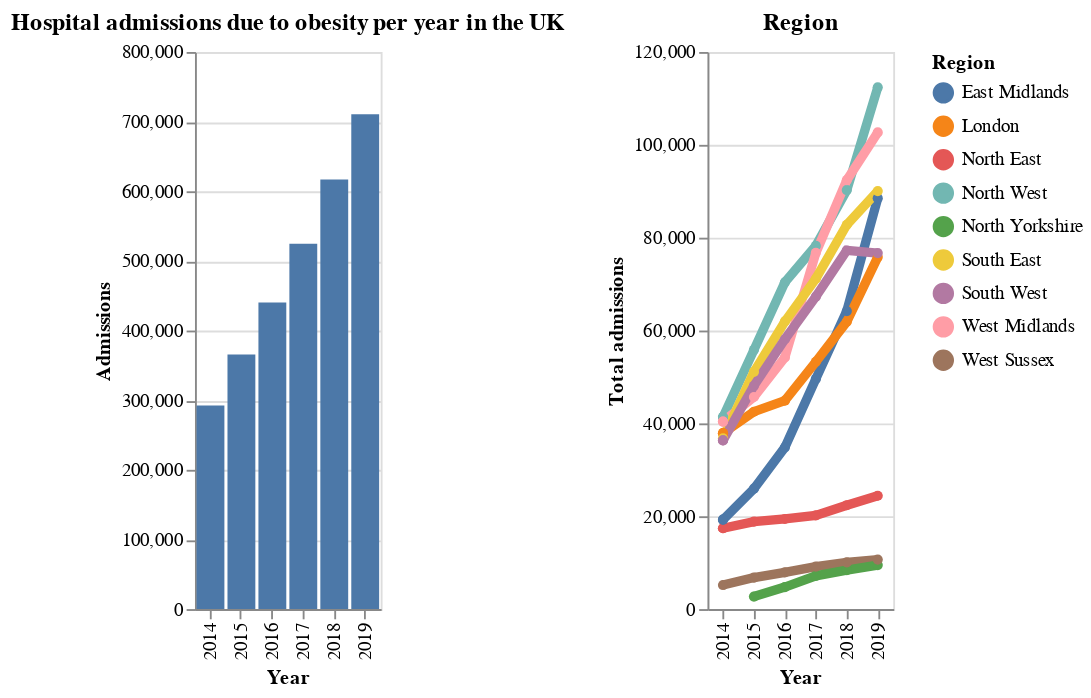

The notebook cell this image was saved under:
### Code cell
(df_england_plot | regional)

### Figure 1 — Vega-Lite specification as saved in the notebook (floating-point values rounded to 4 significant figures)
{"config": {"view": {"continuousWidth": 300, "continuousHeight": 300}}, "hconcat": [{"data": {"name": "data-5901024b95ab323b5ff9f8e1e6989df2"}, "mark": {"type": "bar"}, "encoding": {"tooltip": {"field": "admissions_total", "format": ",", "type": "quantitative"}, "x": {"field": "year", "title": "Year", "type": "ordinal"}, "y": {"field": "admissions_total", "title": "Admissions", "type": "quantitative"}}, "title": "Hospital admissions due to obesity per year in the UK", "width": 100}, {"data": {"name": "data-f8c4c19de6466fe452cf100206e9f062"}, "mark": {"type": "line", "point": true, "size": 5}, "encoding": {"color": {"field": "region", "title": "Region", "type": "nominal"}, "tooltip": [{"field": "region", "title": "Region", "type": "nominal"}, {"field": "admissions_total", "format": ",", "title": "Admissions", "type": "quantitative"}], "x": {"field": "year", "title": "Year", "type": "ordinal"}, "y": {"field": "admissions_total", "title": "Total admissions", "type": "quantitative"}}, "title": "Region", "width": 100}], "$schema": "https://vega.github.io/schema/vega-lite/v5.14.1.json", "datasets": {"data-5901024b95ab323b5ff9f8e1e6989df2": [{"region": "England", "admissions_total": 292404, "admissions_count_men": 99579, "admissions_count_women": 192795, "adm_per_100_000_all": 550.6, "adm_per_male": 381.0, "adm_per_female": 714.7, "year": 2014, "top_tier": true}, {"region": "England", "admissions_total": 365577, "admissions_count_men": 123423, "admissions_count_women": 242118, "adm_per_100_000_all": 678.7, "adm_per_male": 465.2, "adm_per_female": 885.8, "year": 2015, "top_tier": true}, {"region": "England", "admissions_total": 440288, "admissions_count_men": 149490, "admissions_count_women": 290747, "adm_per_100_000_all": 810.6, "adm_per_male": 558.4, "adm_per_female": 1056.0, "year": 2016, "top_tier": true}, {"region": "England", "admissions_total": 524725, "admissions_count_men": 175401, "admissions_count_women": 349279, "adm_per_100_000_all": 995.0, "adm_per_male": 710.0, "adm_per_female": 1281.0, "year": 2017, "top_tier": true}, {"region": "England", "admissions_total": 616961, "admissions_count_men": 208290, "admissions_count_women": 408630, "adm_per_100_000_all": 1159.0, "adm_per_male": 833.0, "adm_per_female": 1486.0, "year": 2018, "top_tier": true}, {"region": "England", "admissions_total": 710562, "admissions_count_men": 243565, "admissions_count_women": 466978, "adm_per_100_000_all": 1323.0, "adm_per_male": 963.1, "adm_per_female": 1685.0, "year": 2019, "top_tier": true}], "data-f8c4c19de6466fe452cf100206e9f062": [{"region": "North East", "admissions_total": 17409, "admissions_count_men": 6294, "admissions_count_women": 11115, "adm_per_100_000_all": 670.5, "adm_per_male": 495.7, "adm_per_female": 837.7, "year": 2014, "top_tier": true, "result": null}, {"region": "North East", "admissions_total": 17409, "admissions_count_men": 6294, "admissions_count_women": 11115, "adm_per_100_000_all": 670.5, "adm_per_male": 495.7, "adm_per_female": 837.7, "year": 2014, "top_tier": true, "result": null}, {"region": "North West", "admissions_total": 41358, "admissions_count_men": 13913, "admissions_count_women": 27441, "adm_per_100_000_all": 586.1, "adm_per_male": 401.2, "adm_per_female": 764.7, "year": 2014, "top_tier": true, "result": null}, {"region": "North West", "admissions_total": 41358, "admissions_count_men": 13913, "admissions_count_women": 27441, "adm_per_100_000_all": 586.1, "adm_per_male": 401.2, "adm_per_female": 764.7, "year": 2014, "top_tier": true, "result": null}, {"region": "East Midlands", "admissions_total": 19256, "admissions_count_men": 6058, "admissions_count_women": 13198, "adm_per_100_000_all": 424.4, "adm_per_male": 270.8, "adm_per_female": 573.7, "year": 2014, "top_tier": true, "result": null}, {"region": "East Midlands", "admissions_total": 19256, "admissions_count_men": 6058, "admissions_count_women": 13198, "adm_per_100_000_all": 424.4, "adm_per_male": 270.8, "adm_per_female": 573.7, "year": 2014, "top_tier": true, "result": null}, {"region": "West Midlands", "admissions_total": 40394, "admissions_count_men": 12268, "admissions_count_women": 28125, "adm_per_100_000_all": 720.2, "adm_per_male": 443.3, "adm_per_female": 989.8, "year": 2014, "top_tier": true, "result": null}, {"region": "West Midlands", "admissions_total": 40394, "admissions_count_men": 12268, "admissions_count_women": 28125, "adm_per_100_000_all": 720.2, "adm_per_male": 443.3, "adm_per_female": 989.8, "year": 2014, "top_tier": true, "result": null}, {"region": "London", "admissions_total": 37892, "admissions_count_men": 13281, "admissions_count_women": 24606, "adm_per_100_000_all": 461.8, "adm_per_male": 327.6, "adm_per_female": 592.9, "year": 2014, "top_tier": true, "result": null}, {"region": "London", "admissions_total": 37892, "admissions_count_men": 13281, "admissions_count_women": 24606, "adm_per_100_000_all": 461.8, "adm_per_male": 327.6, "adm_per_female": 592.9, "year": 2014, "top_tier": true, "result": null}, {"region": "South East", "admissions_total": 36779, "admissions_count_men": 13280, "admissions_count_women": 23482, "adm_per_100_000_all": 425.1, "adm_per_male": 312.4, "adm_per_female": 533.5, "year": 2014, "top_tier": true, "result": null}, {"region": "West Sussex", "admissions_total": 5183, "admissions_count_men": 1977, "admissions_count_women": 3206, "adm_per_100_000_all": 640.7, "adm_per_male": 504.7, "adm_per_female": 768.4, "year": 2014, "top_tier": true, "result": null}, {"region": "South West", "admissions_total": 36338, "admissions_count_men": 12260, "admissions_count_women": 24078, "adm_per_100_000_all": 685.5, "adm_per_male": 471.7, "adm_per_female": 891.3, "year": 2014, "top_tier": true, "result": null}, {"region": "South West", "admissions_total": 36338, "admissions_count_men": 12260, "admissions_count_women": 24078, "adm_per_100_000_all": 685.5, "adm_per_male": 471.7, "adm_per_female": 891.3, "year": 2014, "top_tier": true, "result": null}, {"region": "North East", "admissions_total": 18824, "admissions_count_men": 6340, "admissions_count_women": 12484, "adm_per_100_000_all": 721.1, "adm_per_male": 495.9, "adm_per_female": 937.2, "year": 2015, "top_tier": true, "result": null}, {"region": "North West", "admissions_total": 55848, "admissions_count_men": 19879, "admissions_count_women": 35963, "adm_per_100_000_all": 786.2, "adm_per_male": 568.8, "adm_per_female": 996.7, "year": 2015, "top_tier": true, "result": null}, {"region": "North Yorkshire", "admissions_total": 2703, "admissions_count_men": 1056, "admissions_count_women": 1647, "adm_per_100_000_all": 448.4, "adm_per_male": 355.2, "adm_per_female": 539.3, "year": 2015, "top_tier": true, "result": null}, {"region": "East Midlands", "admissions_total": 25932, "admissions_count_men": 7899, "admissions_count_women": 18032, "adm_per_100_000_all": 563.9, "adm_per_male": 348.3, "adm_per_female": 773.7, "year": 2015, "top_tier": true, "result": null}, {"region": "West Midlands", "admissions_total": 45682, "admissions_count_men": 14083, "admissions_count_women": 31598, "adm_per_100_000_all": 805.0, "adm_per_male": 502.3, "adm_per_female": 1101.0, "year": 2015, "top_tier": true, "result": null}, {"region": "London", "admissions_total": 42511, "admissions_count_men": 14249, "admissions_count_women": 28250, "adm_per_100_000_all": 505.1, "adm_per_male": 342.1, "adm_per_female": 664.5, "year": 2015, "top_tier": true, "result": null}, {"region": "South East", "admissions_total": 51102, "admissions_count_men": 18228, "admissions_count_women": 32865, "adm_per_100_000_all": 581.2, "adm_per_male": 421.6, "adm_per_female": 735.4, "year": 2015, "top_tier": true, "result": null}, {"region": "West Sussex", "admissions_total": 6794, "admissions_count_men": 2542, "admissions_count_women": 4251, "adm_per_100_000_all": 827.2, "adm_per_male": 638.4, "adm_per_female": 1005.0, "year": 2015, "top_tier": true, "result": null}, {"region": "South West", "admissions_total": 48098, "admissions_count_men": 16484, "admissions_count_women": 31614, "adm_per_100_000_all": 894.4, "adm_per_male": 624.3, "adm_per_female": 1155.0, "year": 2015, "top_tier": true, "result": null}, {"region": "North East", "admissions_total": 19414, "admissions_count_men": 6574, "admissions_count_women": 12840, "adm_per_100_000_all": 741.4, "adm_per_male": 512.3, "adm_per_female": 961.4, "year": 2016, "top_tier": true, "result": null}, {"region": "North West", "admissions_total": 70380, "admissions_count_men": 24718, "admissions_count_women": 45654, "adm_per_100_000_all": 986.7, "adm_per_male": 703.9, "adm_per_female": 1261.0, "year": 2016, "top_tier": true, "result": null}, {"region": "North Yorkshire", "admissions_total": 4749, "admissions_count_men": 1763, "admissions_count_women": 2985, "adm_per_100_000_all": 789.5, "adm_per_male": 595.5, "adm_per_female": 977.1, "year": 2016, "top_tier": true, "result": null}, {"region": "East Midlands", "admissions_total": 34839, "admissions_count_men": 11451, "admissions_count_women": 23381, "adm_per_100_000_all": 751.3, "adm_per_male": 500.5, "adm_per_female": 995.2, "year": 2016, "top_tier": true, "result": null}, {"region": "West Midlands", "admissions_total": 54212, "admissions_count_men": 16465, "admissions_count_women": 37744, "adm_per_100_000_all": 948.9, "adm_per_male": 583.0, "adm_per_female": 1306.0, "year": 2016, "top_tier": true, "result": null}, {"region": "London", "admissions_total": 44893, "admissions_count_men": 15370, "admissions_count_women": 29513, "adm_per_100_000_all": 525.8, "adm_per_male": 363.0, "adm_per_female": 685.6, "year": 2016, "top_tier": true, "result": null}, {"region": "South East", "admissions_total": 61957, "admissions_count_men": 22420, "admissions_count_women": 39532, "adm_per_100_000_all": 698.2, "adm_per_male": 513.7, "adm_per_female": 876.7, "year": 2016, "top_tier": true, "result": null}, {"region": "West Sussex", "admissions_total": 7897, "admissions_count_men": 2949, "admissions_count_women": 4945, "adm_per_100_000_all": 953.3, "adm_per_male": 734.4, "adm_per_female": 1159.0, "year": 2016, "top_tier": true, "result": null}, {"region": "South West", "admissions_total": 58128, "admissions_count_men": 20216, "admissions_count_women": 37907, "adm_per_100_000_all": 1072.0, "adm_per_male": 759.0, "adm_per_female": 1374.0, "year": 2016, "top_tier": true, "result": null}, {"region": "North East", "admissions_total": 20188, "admissions_count_men": 7039, "admissions_count_women": 13148, "adm_per_100_000_all": 781.0, "adm_per_male": 565.0, "adm_per_female": 991.0, "year": 2017, "top_tier": true, "result": null}, {"region": "North West", "admissions_total": 78248, "admissions_count_men": 26808, "admissions_count_women": 51435, "adm_per_100_000_all": 1126.0, "adm_per_male": 811.0, "adm_per_female": 1440.0, "year": 2017, "top_tier": true, "result": null}, {"region": "North Yorkshire", "admissions_total": 7166, "admissions_count_men": 2694, "admissions_count_women": 4471, "adm_per_100_000_all": 1173.0, "adm_per_male": 856.0, "adm_per_female": 1512.0, "year": 2017, "top_tier": true, "result": null}, {"region": "East Midlands", "admissions_total": 49582, "admissions_count_men": 15557, "admissions_count_women": 34022, "adm_per_100_000_all": 1086.0, "adm_per_male": 706.0, "adm_per_female": 1465.0, "year": 2017, "top_tier": true, "result": null}, {"region": "West Midlands", "admissions_total": 76743, "admissions_count_men": 22952, "admissions_count_women": 53784, "adm_per_100_000_all": 1386.0, "adm_per_male": 877.0, "adm_per_female": 1897.0, "year": 2017, "top_tier": true, "result": null}, {"region": "London", "admissions_total": 53267, "admissions_count_men": 17720, "admissions_count_women": 35533, "adm_per_100_000_all": 748.0, "adm_per_male": 571.0, "adm_per_female": 921.0, "year": 2017, "top_tier": true, "result": null}, {"region": "South East", "admissions_total": 71183, "admissions_count_men": 26019, "admissions_count_women": 45161, "adm_per_100_000_all": 826.0, "adm_per_male": 629.0, "adm_per_female": 1021.0, "year": 2017, "top_tier": true, "result": null}, {"region": "West Sussex", "admissions_total": 9158, "admissions_count_men": 3313, "admissions_count_women": 5845, "adm_per_100_000_all": 1101.0, "adm_per_male": 806.0, "adm_per_female": 1387.0, "year": 2017, "top_tier": true, "result": null}, {"region": "South West", "admissions_total": 67289, "admissions_count_men": 23786, "admissions_count_women": 43500, "adm_per_100_000_all": 1233.0, "adm_per_male": 887.0, "adm_per_female": 1583.0, "year": 2017, "top_tier": true, "result": null}, {"region": "North East", "admissions_total": 22376, "admissions_count_men": 7759, "admissions_count_women": 14616, "adm_per_100_000_all": 861.0, "adm_per_male": 619.0, "adm_per_female": 1097.0, "year": 2018, "top_tier": true, "result": null}, {"region": "North West", "admissions_total": 90253, "admissions_count_men": 32066, "admissions_count_women": 58185, "adm_per_100_000_all": 1290.0, "adm_per_male": 963.0, "adm_per_female": 1618.0, "year": 2018, "top_tier": true, "result": null}, {"region": "North Yorkshire", "admissions_total": 8408, "admissions_count_men": 3274, "admissions_count_women": 5134, "adm_per_100_000_all": 1359.0, "adm_per_male": 1025.0, "adm_per_female": 1721.0, "year": 2018, "top_tier": true, "result": null}, {"region": "East Midlands", "admissions_total": 64200, "admissions_count_men": 20849, "admissions_count_women": 43347, "adm_per_100_000_all": 1391.0, "adm_per_male": 938.0, "adm_per_female": 1846.0, "year": 2018, "top_tier": true, "result": null}, {"region": "West Midlands", "admissions_total": 92389, "admissions_count_men": 28426, "admissions_count_women": 63950, "adm_per_100_000_all": 1655.0, "adm_per_male": 1078.0, "adm_per_female": 2237.0, "year": 2018, "top_tier": true, "result": null}, {"region": "London", "admissions_total": 61904, "admissions_count_men": 20481, "admissions_count_women": 41417, "adm_per_100_000_all": 852.0, "adm_per_male": 651.0, "adm_per_female": 1050.0, "year": 2018, "top_tier": true, "result": null}, {"region": "South East", "admissions_total": 82787, "admissions_count_men": 30191, "admissions_count_women": 52590, "adm_per_100_000_all": 950.0, "adm_per_male": 721.0, "adm_per_female": 1178.0, "year": 2018, "top_tier": true, "result": null}, {"region": "West Sussex", "admissions_total": 10046, "admissions_count_men": 3664, "admissions_count_women": 6381, "adm_per_100_000_all": 1198.0, "adm_per_male": 882.0, "adm_per_female": 1506.0, "year": 2018, "top_tier": true, "result": null}, {"region": "South West", "admissions_total": 77250, "admissions_count_men": 25792, "admissions_count_women": 51458, "adm_per_100_000_all": 1405.0, "adm_per_male": 949.0, "adm_per_female": 1868.0, "year": 2018, "top_tier": true, "result": null}, {"region": "North East", "admissions_total": 24410, "admissions_count_men": 8645, "admissions_count_women": 15765, "adm_per_100_000_all": 932.0, "adm_per_male": 684.0, "adm_per_female": 1177.0, "year": 2019, "top_tier": true, "result": null}, {"region": "North West", "admissions_total": 112385, "admissions_count_men": 41370, "admissions_count_women": 71015, "adm_per_100_000_all": 1595.0, "adm_per_male": 1231.0, "adm_per_female": 1959.0, "year": 2019, "top_tier": true, "result": null}, {"region": "North Yorkshire", "admissions_total": 9475, "admissions_count_men": 3700, "admissions_count_women": 5770, "adm_per_100_000_all": 1492.0, "adm_per_male": 1146.0, "adm_per_female": 1870.0, "year": 2019, "top_tier": true, "result": null}, {"region": "East Midlands", "admissions_total": 88510, "admissions_count_men": 29640, "admissions_count_women": 58865, "adm_per_100_000_all": 1893.0, "adm_per_male": 1316.0, "adm_per_female": 2472.0, "year": 2019, "top_tier": true, "result": null}, {"region": "West Midlands", "admissions_total": 102675, "admissions_count_men": 32085, "admissions_count_women": 70590, "adm_per_100_000_all": 1817.0, "adm_per_male": 1202.0, "adm_per_female": 2440.0, "year": 2019, "top_tier": true, "result": null}, {"region": "London", "admissions_total": 75815, "admissions_count_men": 24150, "admissions_count_women": 51665, "adm_per_100_000_all": 1012.0, "adm_per_male": 757.0, "adm_per_female": 1266.0, "year": 2019, "top_tier": true, "result": null}, {"region": "South East", "admissions_total": 90040, "admissions_count_men": 33220, "admissions_count_women": 56820, "adm_per_100_000_all": 1023.0, "adm_per_male": 783.0, "adm_per_female": 1262.0, "year": 2019, "top_tier": true, "result": null}, {"region": "West Sussex", "admissions_total": 10670, "admissions_count_men": 3850, "admissions_count_women": 6815, "adm_per_100_000_all": 1257.0, "adm_per_male": 913.0, "adm_per_female": 1593.0, "year": 2019, "top_tier": true, "result": null}, {"region": "South West", "admissions_total": 76695, "admissions_count_men": 26485, "admissions_count_women": 50210, "adm_per_100_000_all": 1378.0, "adm_per_male": 961.0, "adm_per_female": 1804.0, "year": 2019, "top_tier": true, "result": null}]}}
